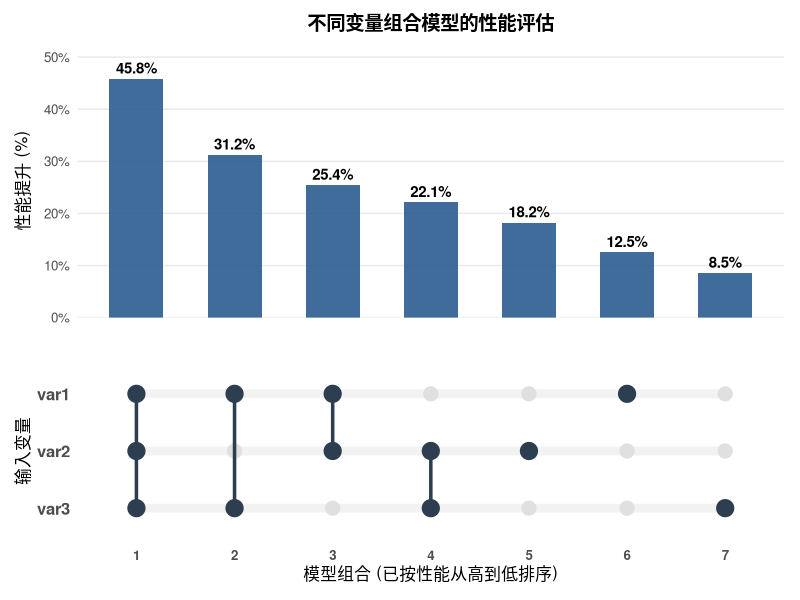

Generate this figure with R:
## ---- chunk 1
#| context: setup
#| warning: false
library(ggplot2)
library(tidyr)
library(patchwork)
library(scales)
library(dplyr)
## ---- chunk 2


# 1. 模拟数据准备
df_models <- data.frame(
  var1 = c(TRUE,  FALSE, FALSE, TRUE,  TRUE,  FALSE, TRUE),
  var2 = c(FALSE, TRUE,  FALSE, TRUE,  FALSE, TRUE,  TRUE),
  var3 = c(FALSE, FALSE, TRUE,  FALSE, TRUE,  TRUE,  TRUE),
  Metric = c(0.125, 0.182, 0.085, 0.254, 0.312, 0.221, 0.458) # 小数格式的指标
)

# 按指标从大到小排序，并创建用于对齐的 model_id
df_models <- df_models %>% 
  arrange(desc(Metric)) %>% 
  mutate(model_id = factor(row_number(), levels = row_number()))

# 转换成长数据供底部点阵图使用
df_long <- df_models %>% 
  pivot_longer(cols = c(var1, var2, var3), names_to = "Variable", values_to = "Selected") %>% 
  mutate(Variable = factor(Variable, levels = c("var3", "var2", "var1"))) # 控制Y轴变量顺序

# ==========================================
# 📊 组件一：顶部 Metric 柱状图（geom_col + 百分比）
# ==========================================
p_top <- ggplot(df_models, aes(x = model_id, y = Metric)) +
  geom_col(fill = "#2b5c8f", width = 0.55, alpha = 0.9) +
  # 柱子上方显示精确的百分比标签
  geom_text(aes(label = percent(Metric, accuracy = 0.1)), vjust = -0.5, size = 3.8, fontface = "bold") +
  # Y轴使用百分比格式化
  scale_y_continuous(labels = percent_format(accuracy = 1), expand = expansion(mult = c(0, 0.15))) +
  labs(title = "不同变量组合模型的性能评估", x = "", y = "性能提升 (%)") +
  theme_minimal(base_size = 12) +
  theme(
    axis.text.x = element_blank(),       # 隐藏横轴文字，交给底部点阵图
    axis.ticks.x = element_blank(),
    panel.grid.major.x = element_blank(),
    panel.grid.minor = element_blank(),
    plot.title = element_text(face = "bold", hjust = 0.5, size = 14)
  )

# ==========================================
# 🔴 组件二：底部交集点阵图（标准 UpSet 样式）
# ==========================================
p_bottom <- ggplot(df_long, aes(x = model_id, y = Variable)) +
  # 背景灰色横向轨道线
  geom_line(aes(group = Variable), color = "#f2f2f2", linewidth = 3) +
  # 未选中的浅灰色点
  geom_point(data = filter(df_long, !Selected), color = "#e0e0e0", size = 4.5) +
  # 连线：把同一个模型中选中的变量连起来
  geom_line(data = filter(df_long, Selected), aes(group = model_id), color = "#2c3e50", linewidth = 1.2) +
  # 已选中的深色点
  geom_point(data = filter(df_long, Selected), color = "#2c3e50", size = 5.5) +
  labs(x = "模型组合 (已按性能从高到低排序)", y = "输入变量") +
  theme_minimal(base_size = 12) +
  theme(
    panel.grid.major = element_blank(),
    panel.grid.minor = element_blank(),
    axis.text.x = element_text(face = "bold"), # 显示模型组合的序号
    axis.text.y = element_text(face = "bold", size = 12)
  )

# ==========================================
# 📐 完美上下垂直拼接并对齐
# ==========================================
# 使用 patchwork 的 / 运算符直接上下拼接，指定高度比例为 6:4
p_final <- p_top / p_bottom + plot_layout(heights = c(1.5, 1))

# 渲染图片
print(p_final)
